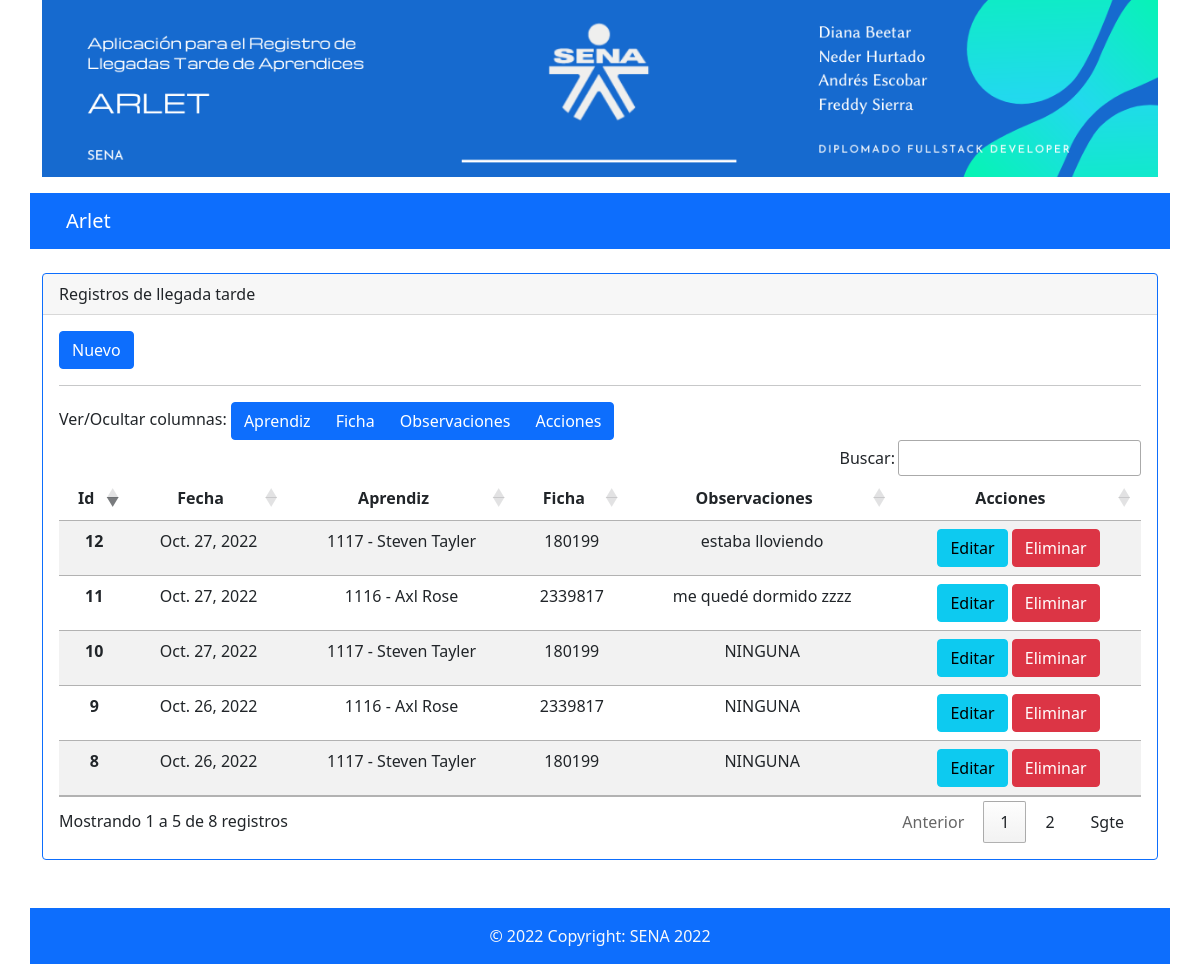
/latearrival/, run on the app's committed database.
### latearrival/models.py (models this page shows, shortened)
class LateArrival(models.Model):
    date_arrival = models.DateField()
    observations = models.CharField(null=True, blank=True, default='NINGUNA', max_length = 60)
    document_apprentice = models.ForeignKey(
        Apprentice,
        on_delete = models.CASCADE,
    )

### apprentice/models.py (models this page shows, shortened)
class Apprentice(models.Model):
    document = models.BigIntegerField(primary_key=True)
    full_name = models.CharField(max_length = 100)
    email = models.EmailField(max_length = 100, null=True, blank=True)
    id_course = models.ForeignKey(
        Course,
        on_delete = models.CASCADE,
    )

### course/models.py (models this page shows, shortened)
class Course(models.Model):
    id = models.IntegerField(primary_key=True)
    career = models.CharField(max_length = 100)

### latearrival/views.py (the view)
# urls.py: path("", LateArrivalListView.as_view(), name="late_arrival_list"),
class LateArrivalListView(ListView):
    model = LateArrival
    template_name = "late_arrival_list.html"

### templates/late_arrival_list.html (shortened to what this page needs)
{% extends "base.html" %}
{% block content %}
<div class="card border-primary">
    <div class="card-header">
        <span class="font-weight-bold">Registros de llegada tarde</span>
    </div>
    <div class="card-body">
        <div class="d-grid gap-2 d-md-block">
            <a href="{% url 'late_arrival_new' %}" class="btn btn-primary">Nuevo</a>
        </div>
        <hr>
        <div class="row">
            <div class="col-12">
                Ver/Ocultar columnas:
                <div class="btn-group" role="group">
                    <a class="toggle-vis btn btn-primary" data-bs-toggle="button" data-column="2">Aprendiz</a>
                    <a class="toggle-vis btn btn-primary" data-bs-toggle="button" data-column="3">Ficha</a>
                    <a class="toggle-vis btn btn-primary" data-bs-toggle="button" data-column="4">Observaciones</a>
                    <a class="toggle-vis btn btn-primary" data-bs-toggle="button" data-column="5">Acciones</a>
                </div>
            </div>
        </div>
        <table id="table_late" class="table table-striped table-hover">
            <thead>
                <tr>
                    <th scope="col" class="text-center">Id</th>
                    <th scope="col" class="text-center">Fecha</th>
                    <th scope="col" class="text-center">Aprendiz</th>
                    <th scope="col" class="text-center">Ficha</th>
                    <th scope="col" class="text-center">Observaciones</th>
                    <th scope="col" class="text-center">Acciones</th>
                </tr>
            </thead>
            <tbody>
                {% for latearrival in latearrival_list %}
                <tr>
                    <th class="text-center"><span id="id{{ latearrival.id }}">{{ latearrival.id }}</span></th>
                    <td class="text-center"><span id="date_arrival{{ latearrival.id }}">{{ latearrival.date_arrival }}</span></td>
                    <td class="text-center"><span id="document_apprentice{{ latearrival.id }}">{{ latearrival.document_apprentice.document }} - {{ latearrival.document_apprentice.full_name }}</span></td>
                    <td class="text-center"><span id="course{{ latearrival.id }}">{{ latearrival.document_apprentice.id_course.id }}</span></td>
                    <td class="text-center"><span id="observations{{ latearrival.id }}">{{ latearrival.observations }}</span></td>
                    <td class="text-center">
                        <form method="POST" action="{% url 'late_arrival_delete' latearrival.pk %}">{% csrf_token %}
                            <a href="{% url 'late_arrival_edit' latearrival.pk %}" class="btn btn-info"
                                role="button">Editar</a>
                            <button class="btn btn-danger" role="button" onclick="return eliminar();"
                                type="submit">Eliminar</a>
                        </form>
                    </td>
                </tr>
                {% endfor %}
            </tbody>
        </table>
    </div>
</div>
<br />
{% endblock content %}

### templates/base.html (shortened to what this page needs)
{% load static %}
<!DOCTYPE html>
<html lang="es">
<head>
    <link href="https://cdn.jsdelivr.net/npm/bootstrap@5.1.3/dist/css/bootstrap.min.css" rel="stylesheet"
>
    <link rel="stylesheet" type="text/css" href="{% static 'css/base.css' %}" />
    <link rel="stylesheet" type="text/css" href="https://cdn.datatables.net/1.12.1/css/jquery.dataTables.min.css" />
</head>
<div class="container">
    <header class="row">
        <img src="{% static 'img/banner.png' %}" class="img-fluid" alt="banner">
    </header>
    <div class="row">
        <nav class="navbar navbar-expand-lg navbar-dark bg-primary">
            <div class="container-fluid">
                <a class="navbar-brand" href="#">Arlet</a>
            </div>
        </nav>
    </div>
    <br>
    <main>
        {% block content %}
        {% endblock content %}
    </main>
    <br>
    <footer class="row bg-primary text-center text-lg-start" >
        <div class="text-center p-3">
            <span class="text-light">© 2022 Copyright: SENA 2022</span>
        </div>
    </footer>
</div>
<body>

### data on the page
LateArrival: id "8", date_arrival "Oct. 26, 2022", document_apprentice.document "1117", document_apprentice.full_name "Steven Tayler", document_apprentice.id_course.id "180199", observations "NINGUNA"
LateArrival: id "9", date_arrival "Oct. 26, 2022", document_apprentice.document "1116", document_apprentice.full_name "Axl Rose", document_apprentice.id_course.id "2339817", observations "NINGUNA"
LateArrival: id "10", date_arrival "Oct. 27, 2022", document_apprentice.document "1117", document_apprentice.full_name "Steven Tayler", document_apprentice.id_course.id "180199", observations "NINGUNA"
LateArrival: id "11", date_arrival "Oct. 27, 2022", document_apprentice.document "1116", document_apprentice.full_name "Axl Rose", document_apprentice.id_course.id "2339817", observations "me quedé dormido zzzz"
LateArrival: id "12", date_arrival "Oct. 27, 2022", document_apprentice.document "1117", document_apprentice.full_name "Steven Tayler", document_apprentice.id_course.id "180199", observations "estaba lloviendo"
